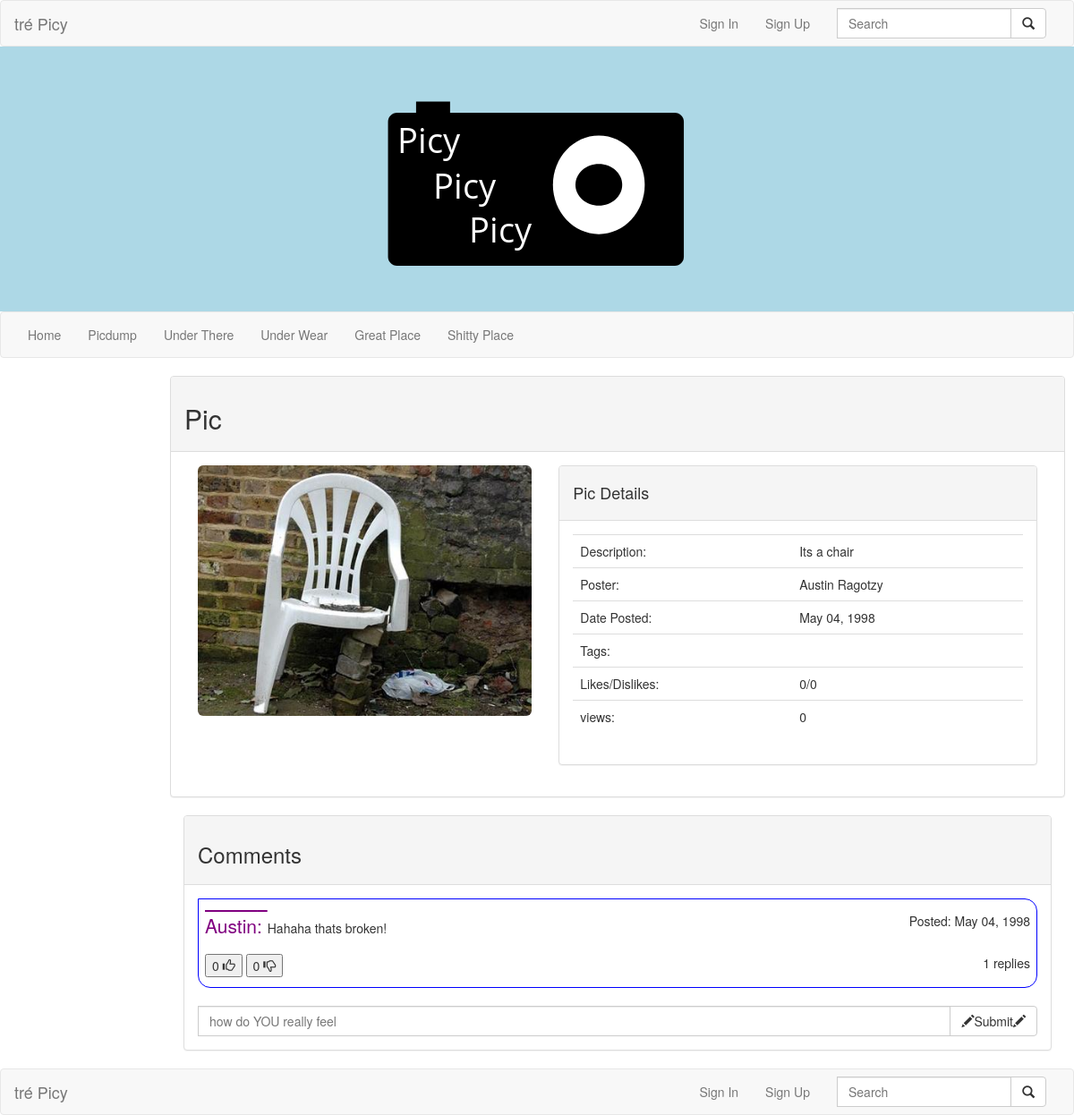
Screenshot of /image.php?img=2 with the database file from the repository.
### tables this page shows
CREATE TABLE `Image` (
  `ImageID` int(11) NOT NULL,
  `UID` int(11) NOT NULL,
  `Path` varchar(255) NOT NULL,
  `Title` varchar(255) DEFAULT NULL,
  `Description` text,
  `Likes` int(11) DEFAULT NULL,
  `Dislikes` int(11) DEFAULT NULL,
  `ViewCount` int(11) DEFAULT NULL,
  `Privacy` int(1) NOT NULL,
  `Date` datetime NOT NULL DEFAULT CURRENT_TIMESTAMP
);

CREATE TABLE `User` (
  `UID` int(11) NOT NULL,
  `Username` varchar(255) DEFAULT NULL,
  `Password` varchar(255) DEFAULT NULL,
  `Email` varchar(255) DEFAULT NULL,
  `DateOfRegistration` datetime NOT NULL DEFAULT CURRENT_TIMESTAMP,
  `FirstName` varchar(255) DEFAULT NULL,
  `LastName` varchar(255) DEFAULT NULL
);

CREATE TABLE `Comments` (
  `CommentID` int(11) NOT NULL,
  `UID` int(11) NOT NULL,
  `ImageID` int(11) NOT NULL,
  `Comment` longtext,
  `Likes` int(11) NOT NULL,
  `Dislikes` int(11) NOT NULL,
  `Date` datetime NOT NULL DEFAULT CURRENT_TIMESTAMP
);

### image.php (the view, shortened to what this page needs)
<?php
  include 'connect.php';
  if(isset($_GET['img'])){
    try {
      $sql = "SELECT * FROM Image WHERE ImageID = ?";
      $st = $pdo->prepare($sql);
      $st->bindValue(1, $_GET['img']);
      $st->execute();
      if($imageTup = $st->fetch()){
      }else{
        header("location: index.php");
      }
      $sql = "SELECT * FROM User WHERE UID = ?";
      $st = $pdo->prepare($sql);
      $st->bindValue(1, $imageTup['UID']);
      $st->execute();
      $userTup = $st->fetch();
    } catch (PDOException $e) {
      die($e->getMessage());
    }
  }else{
    header("location: index.php");
  }
?>
<!DOCTYPE html>
<html>
  <head>
    <link rel="stylesheet" href="css/image.css">
    <link rel="stylesheet" href="css/home.css">
  </head>
  <body>
    <?php include 'header.php'; ?>
    <br>
    <div class="row">
      <div class="col-md-2">
      </div>
      <div class="container-fluid">
        <div class="col-md-10">
          <div class="row">
            <div class="panel panel-default">
              <div class="panel-heading"><h2>Pic</h2></div>
              <div class="panel-body">
                <div class="col-md-5">
                  <div class="imageBox">
                    <?php echo '<img class="img-rounded mainImg" src="images/'.$imageTup['Path'].'" alt="'.$imageTup['Title'].'" title="'.$imageTup['Title'].'">'; ?>
                  </div><br>
                </div>
                <div class="col-md-7">
                  <div class="panel panel-default">
                    <div class="panel-heading">
                      <h4>Pic Details</h4>
                    </div>
                    <div class="panel-body">
                      <table class="table table-hover">
                        <tbody>
                          <tr>
                            <td>Description:</td>
                            <td><?php echo $imageTup['Description']; ?></td>
                          </tr>
                          <tr>
                            <td>Poster:</td>
                            <td><?php echo $userTup['FirstName'].' '.$userTup['LastName']; ?></td>
                          </tr>
                          <tr>
                            <td>Date Posted:</td>
                            <td><?php echo date('F d, Y', strtotime($imageTup['Date'])); ?></td>
                          </tr>
                          <tr>
                            <td>Tags:</td>
                            <td></td>
                          </tr>
                          <tr>
                            <td>Likes/Dislikes:</td>
                            <td><?php echo $imageTup['Likes'].'/'.$imageTup['Dislikes']; ?></td>
                          </tr>
                          <tr>
                            <td>views:</td>
                            <td><?php echo $imageTup['ViewCount']; ?></td>
                          </tr>
                        </tbody>
                      </table>
                    </div>
                  </div>
                </div>
              </div>
            </div>
          </div>
          <?php include 'comments.php'; ?>
        </div>
      </div>
      </div>
    <?php include 'footer.php'; ?>
  </body>
</html>

### php/popComments.php (shortened to what this page needs)
<?php
include 'connect.php';
try {
  $sql = "SELECT * FROM Comments WHERE ImageID = ? ORDER BY Date DESC";
  $commentST = $pdo->prepare($sql);
  $commentST->bindValue(1, $_GET['img']);
  $commentST->execute();
} catch (PDOException $e) {
  die($e->getMessage());
}
while($commentTup = $commentST->fetch()){
  try {
    $sql = "SELECT count(ReplyID) as replies FROM CommentReply WHERE CommentID = ?";
    $numReplyST = $pdo->prepare($sql);
    $numReplyST->bindValue(1, $commentTup['CommentID']);
    $numReplyST->execute();
    $sql = "SELECT * FROM User WHERE UID = ?";
    $commenterST = $pdo->prepare($sql);
    $commenterST->bindValue(1, $commentTup['UID']);
    $commenterST->execute();
  } catch (PDOException $e) {
    $e->getMessage();
  }
  $numRep = $numReplyST->fetch();
  $commenterTup = $commenterST->fetch();
  echo '<details>
    <summary class="commenter-row">
      <div class="row cr">
        <p><span class="commenter">'.$commenterTup['Username'].': </span>'.$commentTup['Comment'].'</p>
        <p class="pull-right">Posted: '.date('F d, Y', strtotime($commentTup['Date'])).'</p><br>
      </div>
      <div class="row cr">
        <form class="" action="image.php?img='.$_GET['img'].'" method="post">
          <button type="submit" name="like" value="'.$commentTup['CommentID'].'">'.$commentTup['Likes'].' <span class="glyphicon glyphicon-thumbs-up"></span></button>
          <button type="submit" name="dislike" value="'.$commentTup['CommentID'].'">'.$commentTup['Dislikes'].' <span class="glyphicon glyphicon-thumbs-down"></span></button>
          <p class="pull-right">'.$numRep['replies'].' replies</p>
        </form>
      </div>
    </summary>';
    echo '<br><form class="input-group reply" action="image.php?img='.$_GET['img'].'" method="post">
      <div class="form-group">
        <input type="text" class="form-control" name="reply" placeholder="what do YOU want to say to '.$commenterTup['Username'].'"></input>
      </div>
        <div class="input-group-btn" style="height=100%;">
          <button class="btn btn-default" type="submit" name="replybtn" value="'.$commentTup['CommentID'].'"><span class="glyphicon glyphicon-pencil"></span>Submit<span class="glyphicon glyphicon-pencil"></span></button>
        </div>
    </form>
  </details><br>';
}
echo '<form class="input-group" style="width: 100%;" action="image.php?img='.$_GET['img'].'" method="post">
  <div class="form-group">
    <input type="text" class="form-control" name="comment" placeholder="how do YOU really feel"></input>
  </div>
    <div class="input-group-btn" style="height=100%;">
      <button class="btn btn-default" type="submit" name=""><span class="glyphicon glyphicon-pencil"></span>Submit<span class="glyphicon glyphicon-pencil"></span></button>
    </div>
</form>';
 ?>

### css/image.css (style rules this page uses)
.mainImg { width: 100%; }

### css/comments.css (style rules this page uses)
.commenter { color: purple; text-decoration: overline; font-size: 1.5em; }
.panel-body summary p { font-size: 1em; text-align: left; }
button, p { display: inline-block; }
.commenter-row { border: 1px solid blue; border-radius: 0em 1em 1em 1em; padding: 0.5em 0.5em 0em 0.5em; }
.cr { margin: 0.5em 0em; }

### rows the page displays
image: Path (picture), Description "Its a chair", Date "May 04, 1998", Likes "0", Dislikes "0", ViewCount "0"
user: FirstName "Austin", LastName "Ragotzy"
comments: UID.Username "Austin", Comment "Hahaha thats broken!", Date "May 04, 1998", $commentTup['CommentID'] 2 (drawn), Likes "0", Dislikes "0", replies "1"
